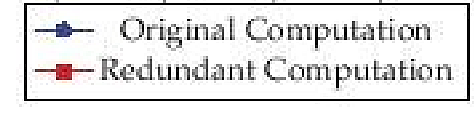
#> input picture legends/l0.png, 474 x 127 px, given in place of l0.png.png, which was not available
$ python ocr.py legends/l0.png   (Python 2 division)
#> lines starting #> are read from the running program, lines starting #| are printed output that depends on the picture; pictures that were not available may be replaced by others from this repository, and a replacement may not be noted
from pytesseract import image_to_string
import Image
import cv2
import numpy as np
import sys

i = sys.argv[1]
fin = 'legends/l'+i+'.png'
fout = 'legends/text'+i+'.png'
img = cv2.imread(fin, 0)
#> img: shape (127, 474); min 0, max 255, mean 226.3
img = cv2.resize(img,None,fx=4, fy=4, interpolation = cv2.INTER_CUBIC)
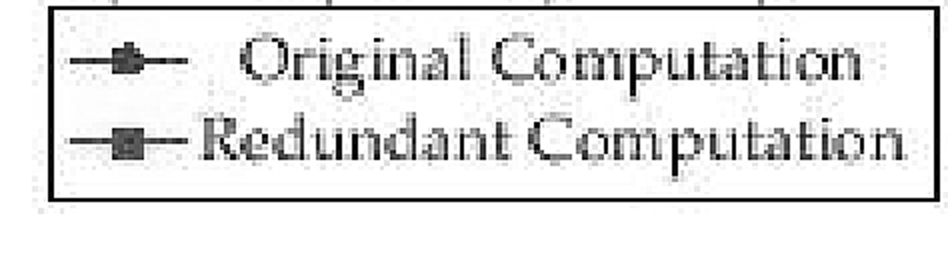
#> img: shape (508, 1896) (shown at 1/2 size); min 0, max 255, mean 225.8
kernel = np.ones((3,3),np.uint8)
img = cv2.GaussianBlur(img, (5, 5), 0)
# img = cv2.resize(img,None,fx=0.25, fy=0.25, interpolation = cv2.INTER_CUBIC)
img = cv2.erode(img,kernel,iterations = 1)
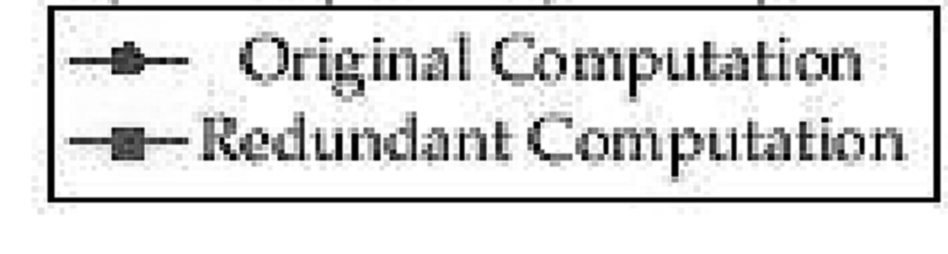
#> img: shape (508, 1896) (shown at 1/2 size); min 0, max 255, mean 218.8
# img = cv2.morphologyEx(img, cv2.MORPH_CLOSE, kernel)
cv2.imwrite(fout, img)
print image_to_string(Image.open(fout))
#> (this line was passed over: pytesseract is not available in this run)

$ run again, on legends/l11.png
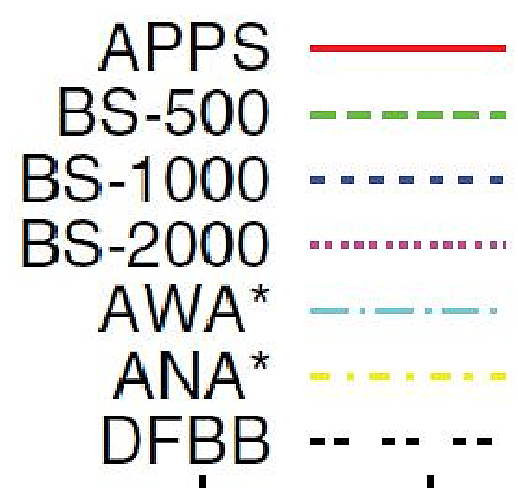
#> input picture legends/l11.png, 518 x 488 px, given in place of l11.png.png, which was not available
#> `img = cv2.resize(img,None,fx=4, fy=4, interpolation = cv2.INTER_CUBIC)`:
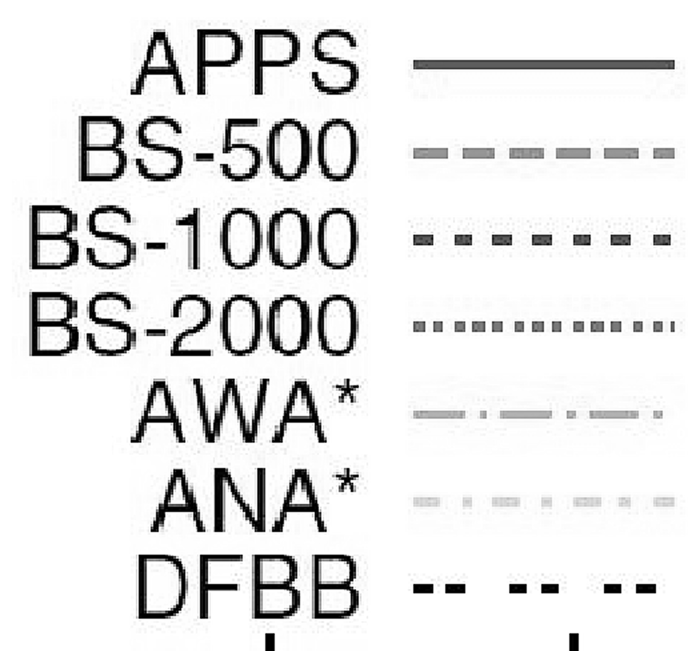
#> img: shape (1952, 2072) (shown at 1/3 size); min 0, max 255, mean 230.4
#> `img = cv2.erode(img,kernel,iterations = 1)`:
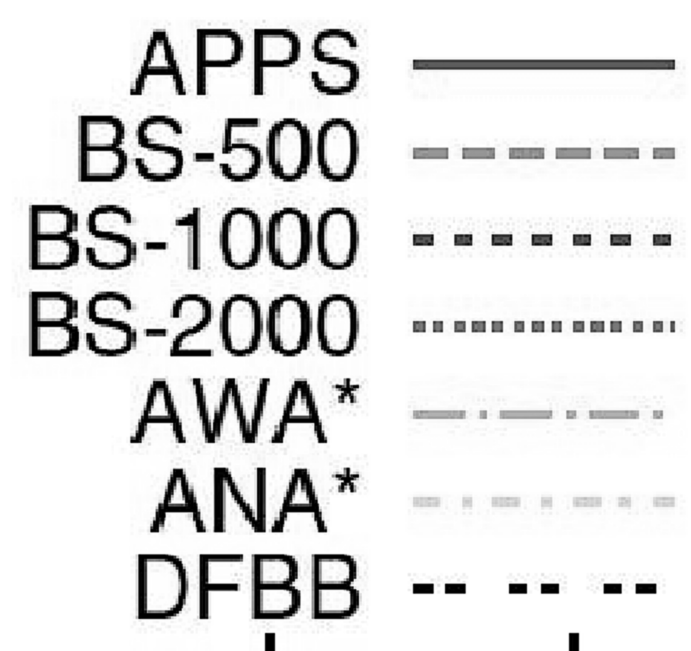
#> img: shape (1952, 2072) (shown at 1/3 size); min 0, max 255, mean 226.7

$ run again, on legends/l3.png
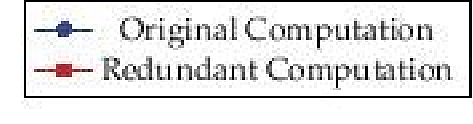
#> input picture legends/l3.png, 473 x 124 px, given in place of l3.png.png, which was not available
#> `img = cv2.resize(img,None,fx=4, fy=4, interpolation = cv2.INTER_CUBIC)`:
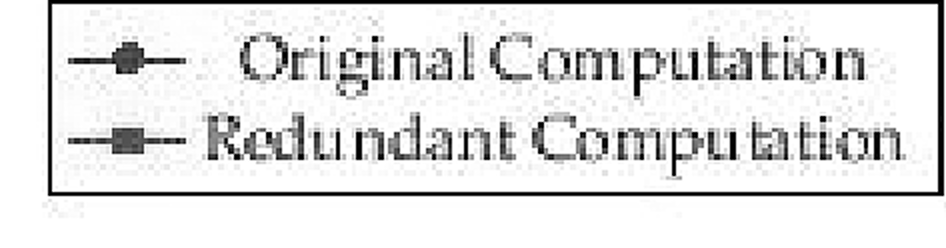
#> img: shape (496, 1892) (shown at 1/2 size); min 0, max 255, mean 224.8
#> `img = cv2.erode(img,kernel,iterations = 1)`:
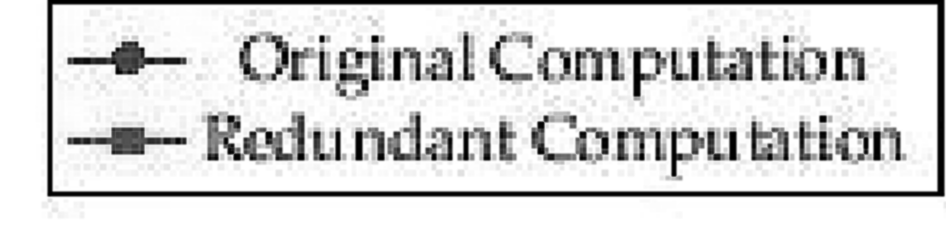
#> img: shape (496, 1892) (shown at 1/2 size); min 0, max 255, mean 218
